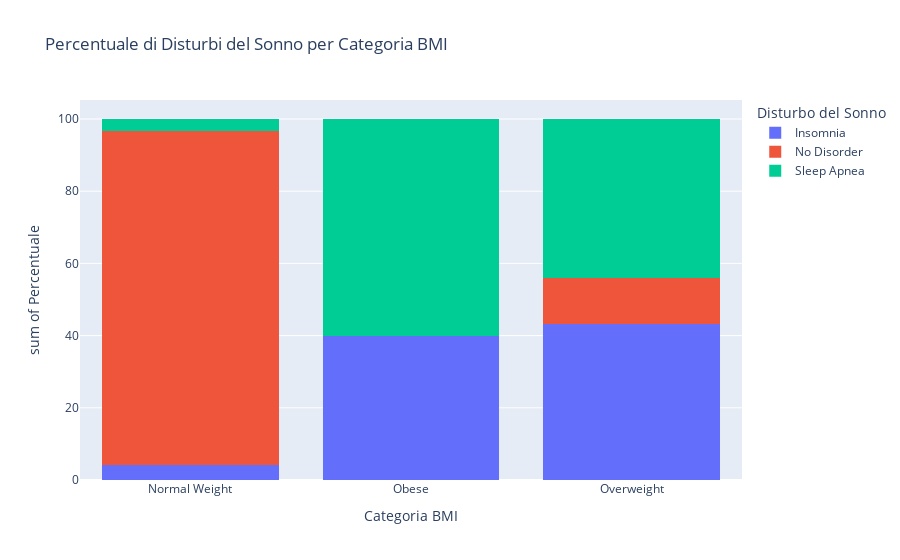

The cell this chart's notebook holds for it:
### Code cell
fig = px.histogram(
    bmi_percent,
    x="BMI Category",
    y="Percentage",
    color="Sleep Disorder",
    title="Percentuale di Disturbi del Sonno per Categoria BMI",
    labels={"BMI Category": "Categoria BMI", "Percentage": "Percentuale", "Sleep Disorder": "Disturbo del Sonno"},
    barmode="stack"  # Stack delle barre per mostrare la somma al 100%
)

fig.show()

### Figure 1 — Plotly figure (JSON) as saved in the notebook; plotly's stock layout.template omitted (floating-point values rounded to 4 significant figures)
{"data": [{"alignmentgroup": "True", "bingroup": "x", "histfunc": "sum", "hovertemplate": "Disturbo del Sonno=Insomnia<br>Categoria BMI=%{x}<br>sum of Percentuale=%{y}<extra></extra>", "legendgroup": "Insomnia", "marker": {"color": "#636efa", "pattern": {"shape": ""}}, "name": "Insomnia", "offsetgroup": "Insomnia", "orientation": "v", "showlegend": true, "type": "histogram", "x": ["Normal Weight", "Obese", "Overweight"], "xaxis": "x", "y": [4.167, 40, 43.24], "yaxis": "y"}, {"alignmentgroup": "True", "bingroup": "x", "histfunc": "sum", "hovertemplate": "Disturbo del Sonno=No Disorder<br>Categoria BMI=%{x}<br>sum of Percentuale=%{y}<extra></extra>", "legendgroup": "No Disorder", "marker": {"color": "#EF553B", "pattern": {"shape": ""}}, "name": "No Disorder", "offsetgroup": "No Disorder", "orientation": "v", "showlegend": true, "type": "histogram", "x": ["Normal Weight", "Obese", "Overweight"], "xaxis": "x", "y": [92.59, 0, 12.84], "yaxis": "y"}, {"alignmentgroup": "True", "bingroup": "x", "histfunc": "sum", "hovertemplate": "Disturbo del Sonno=Sleep Apnea<br>Categoria BMI=%{x}<br>sum of Percentuale=%{y}<extra></extra>", "legendgroup": "Sleep Apnea", "marker": {"color": "#00cc96", "pattern": {"shape": ""}}, "name": "Sleep Apnea", "offsetgroup": "Sleep Apnea", "orientation": "v", "showlegend": true, "type": "histogram", "x": ["Normal Weight", "Obese", "Overweight"], "xaxis": "x", "y": [3.241, 60, 43.92], "yaxis": "y"}], "layout": {"barmode": "stack", "legend": {"title": {"text": "Disturbo del Sonno"}, "tracegroupgap": 0}, "title": {"text": "Percentuale di Disturbi del Sonno per Categoria BMI"}, "xaxis": {"anchor": "y", "domain": [0, 1], "title": {"text": "Categoria BMI"}}, "yaxis": {"anchor": "x", "domain": [0, 1], "title": {"text": "sum of Percentuale"}}}}
